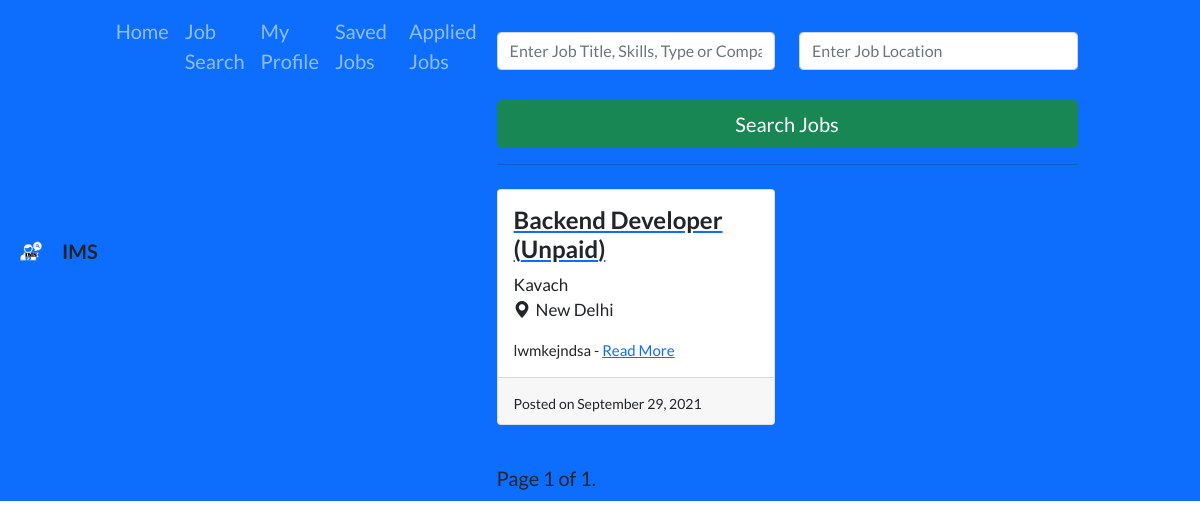
Page /candidate/job/ on the committed database.
### recruiters/models.py (models this page shows, shortened)
class Job(models.Model):
    recruiter = models.ForeignKey(
        User, related_name='jobs', on_delete=models.CASCADE)
    title = models.CharField(max_length=255)
    company = models.CharField(max_length=200)
    location = models.CharField(max_length=255)
    description = models.TextField()
    skills_req = models.CharField(max_length=200)
    internship = models.CharField(
        max_length=30, choices=CHOICES, default='Unpaid', null=True)
    stipend = models.IntegerField(default=0)
    date_of_join = models.DateField()
    link = models.URLField(null=True, blank=True)
    slug = AutoSlugField(populate_from='title', unique=True, null=True)
    date_posted = models.DateTimeField(default=timezone.now)

### candidates/views.py (the view, shortened to what this page needs)
# urls.py: path('job/', views.job_search_list, name='job-search-list'),
def job_search_list(request):
    query = request.GET.get('p')
    loc = request.GET.get('q')
    object_list = []
    if(query == None):
        object_list = Job.objects.all()
    if(loc == None):
        locat = Job.objects.all()
    else:
        locat = Job.objects.filter(
            location__icontains=loc).order_by('-date_posted')
    final_list = []
    for i in object_list:
        if i in locat:
            final_list.append(i)
    paginator = Paginator(final_list, 20)
    page_number = request.GET.get('page')
    page_obj = paginator.get_page(page_number)
    context = {
        'jobs': page_obj,
        'query': query,
    }
    return render(request, 'candidates/job_search_list.html', context)

### candidates/templates/candidates/job_search_list.html (shortened to what this page needs)
{% extends "candidates/layout.html" %} {% load static %} {% block content %}
<div>
  <form
    class="form-signin mt-4"
    action="{% url 'job-search-list' %}"
    method="get"
  >
    <div class="row">
      <div class="col-md-6">
        <input
          name="p"
          type="text"
          class="form-control"
          placeholder="Enter Job Title, Skills, Type or Company"
        /><br />
      </div>
      <div class="col-md-6">
        <input
          name="q"
          type="text"
          class="form-control"
          placeholder="Enter Job Location"
        /><br />
      </div>
    </div>
    <div class="form-group">
      <button class="btn btn-lg btn-success btn-block" type="submit">
        Search Jobs
      </button>
    </div>
  </form>
  <hr my-2 />
  {%if jobs %}
  <div class="row">
    {% for job in jobs %}
    <div class="col-md-6">
      <div class="card card-signin my-2">
        <span class="ml-3 mt-3">
          <a href="{% url 'job-detail' job.slug %}"
          ><h4 class="text-dark">
            <b>{{job.title}} ({{job.internship}})</b>
          </h4></a>
          <p style="font-size: 17px">{{job.company}}<br /><i class="bi bi-geo-alt-fill" style="padding-right: 5px;"></i>{{job.location}}</p>
          <p style="font-size: 15px">
            {{job.description|truncatewords:30}} -
            <a href="{% url 'job-detail' job.slug %}">Read More</a>
          </p>
        </span>
        <div class="card-footer">
          <span style="font-size: 14px"
            >Posted on {{job.date_posted|date:"F d, Y"}}</span
          >
        </div>
      </div>
    </div>
    {% endfor %}
  </div>
</div>
<br />
<div class="pagination">
  <span class="step-links">
    <span class="current">
      Page {{ jobs.number }} of {{ jobs.paginator.num_pages }}.
    </span>
  </span>
</div>
{% endif %} {% endblock content %}

### candidates/templates/candidates/layout.html (shortened to what this page needs)
{% load static %} {% load pwa %}
<!DOCTYPE html>
<html>
  <head>
    <link
      rel="stylesheet"
      href="https://maxcdn.bootstrapcdn.com/bootstrap/4.0.0/css/bootstrap.min.css"
    />
    <link
      rel="stylesheet"
      href="https://cdn.jsdelivr.net/npm/bootstrap@5.1.1/dist/css/bootstrap.min.css" rel="stylesheet"
    />
    <link
      rel="stylesheet"
      href="https://cdnjs.cloudflare.com/ajax/libs/font-awesome/5.14.0/css/all.min.css"
    />
    <link rel="stylesheet" href="https://cdn.jsdelivr.net/npm/bootstrap-icons@1.5.0/font/bootstrap-icons.css">
    <link
      rel="stylesheet"
      href="https://stackpath.bootstrapcdn.com/font-awesome/4.7.0/css/font-awesome.min.css"
    />
    <link
      rel="stylesheet"
      type="text/css"
      href="https://dl.dropboxusercontent.com/s/ecyb1drs5j1jyjf/styles.css?dl=0"
    />
    <link
      rel="stylesheet"
      type="text/css"
      href="https://dl.dropboxusercontent.com/s/xmxsoypfvfvsisb/footer.css?dl=0"
    />
  </head>
  <body>
    <nav class="navbar navbar-expand-lg navbar-dark bg-primary sticky-top">
        <img
          src="../../../static/management/images/IMS-logos_white.png"
          width="30"
          height="30"
          class="d-inline-block align-top mr-3"
          alt=""
        /><b style="padding-right:10px;">IMS</b>
      <div class="collapse navbar-collapse" id="navbarNavAltMarkup">
        <div class="navbar-nav">
          <a
            class="nav-item nav-link {{ rec_home_page }}"
            href="http://127.0.0.1:8000/candidate/"
            >Home</a
          >
          <a
            class="nav-item nav-link {{ add_job_page }}"
            href="{% url 'job-search-list' %}"
            >Job Search</a
          >
          <a
            class="nav-item nav-link {{ manage_jobs_page }}"
            href="{% url 'my-profile' %}"
            >My Profile</a
          >
          <a
            class="nav-item nav-link {{ search_candidates_page }}"
            href="{% url 'saved-jobs' %}"
            >Saved Jobs</a
          >
          <a
            class="nav-item nav-link {{ search_candidates_page }}"
            href="{% url 'applied-jobs' %}"
            >Applied Jobs</a
          >
    <div class="container">{% block content %}{% endblock content %}</div>
  </body>
</html>

### candidates/templates/candidates/layout.html (style rules this page uses)
body { font-family: "Lato"; font-size: 20px; }

### rows in the picture
Job: title "Backend Developer", internship "Unpaid", company "Kavach", location "New Delhi", description "lwmkejndsa", date_posted "September 29, 2021"

### other values in the picture
{{ jobs.number }} "1"
{{ jobs.paginator.num_pages }} "1"
